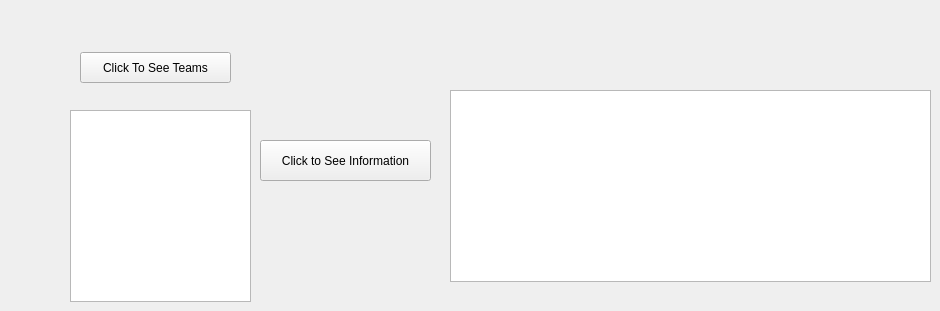
          <widget class="QWidget" name="EditSouv">
           <attribute name="title">
            <string>Edit/Remove Souvenirs</string>
           </attribute>
           <widget class="QPushButton" name="pushButton_9">
            <property name="geometry">
             <rect>
              <x>260</x>
              <y>140</y>
              <width>171</width>
              <height>41</height>
             </rect>
            </property>
            <property name="text">
             <string>Click to See Information</string>
            </property>
           </widget>
           <widget class="QTextBrowser" name="textBrowser_2">
            <property name="geometry">
             <rect>
              <x>450</x>
              <y>90</y>
              <width>481</width>
              <height>192</height>
             </rect>
            </property>
           </widget>
           <widget class="QListWidget" name="listWidget_2">
            <property name="geometry">
             <rect>
              <x>70</x>
              <y>110</y>
              <width>181</width>
              <height>192</height>
             </rect>
            </property>
           </widget>
           <widget class="QPushButton" name="pushButton_10">
            <property name="geometry">
             <rect>
              <x>80</x>
              <y>52</y>
              <width>151</width>
              <height>31</height>
             </rect>
            </property>
            <property name="text">
             <string>Click To See Teams</string>
            </property>
           </widget>
          </widget>
